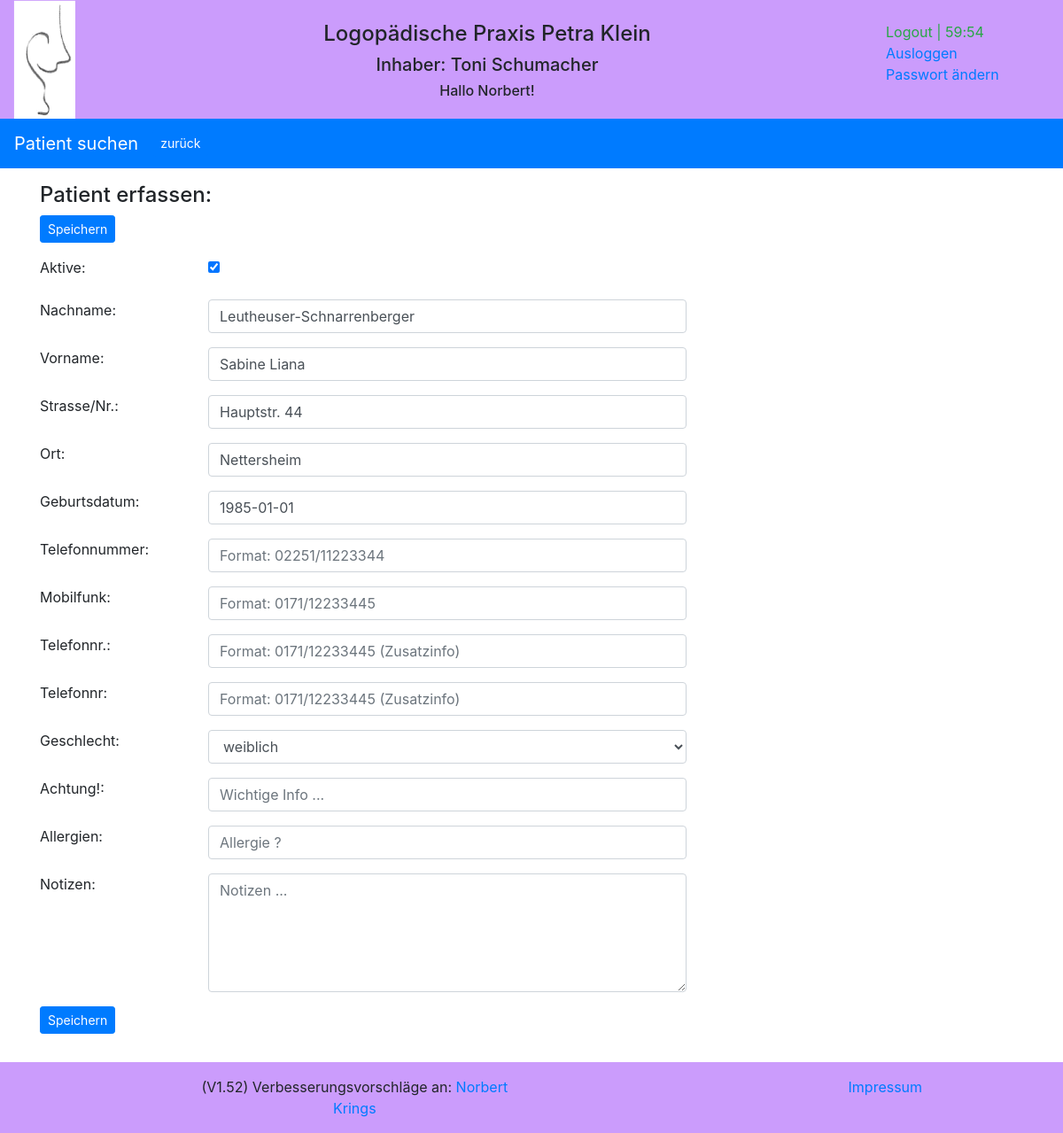
Before: /reports/edit/patient/2/ (signed in) with the older database file.
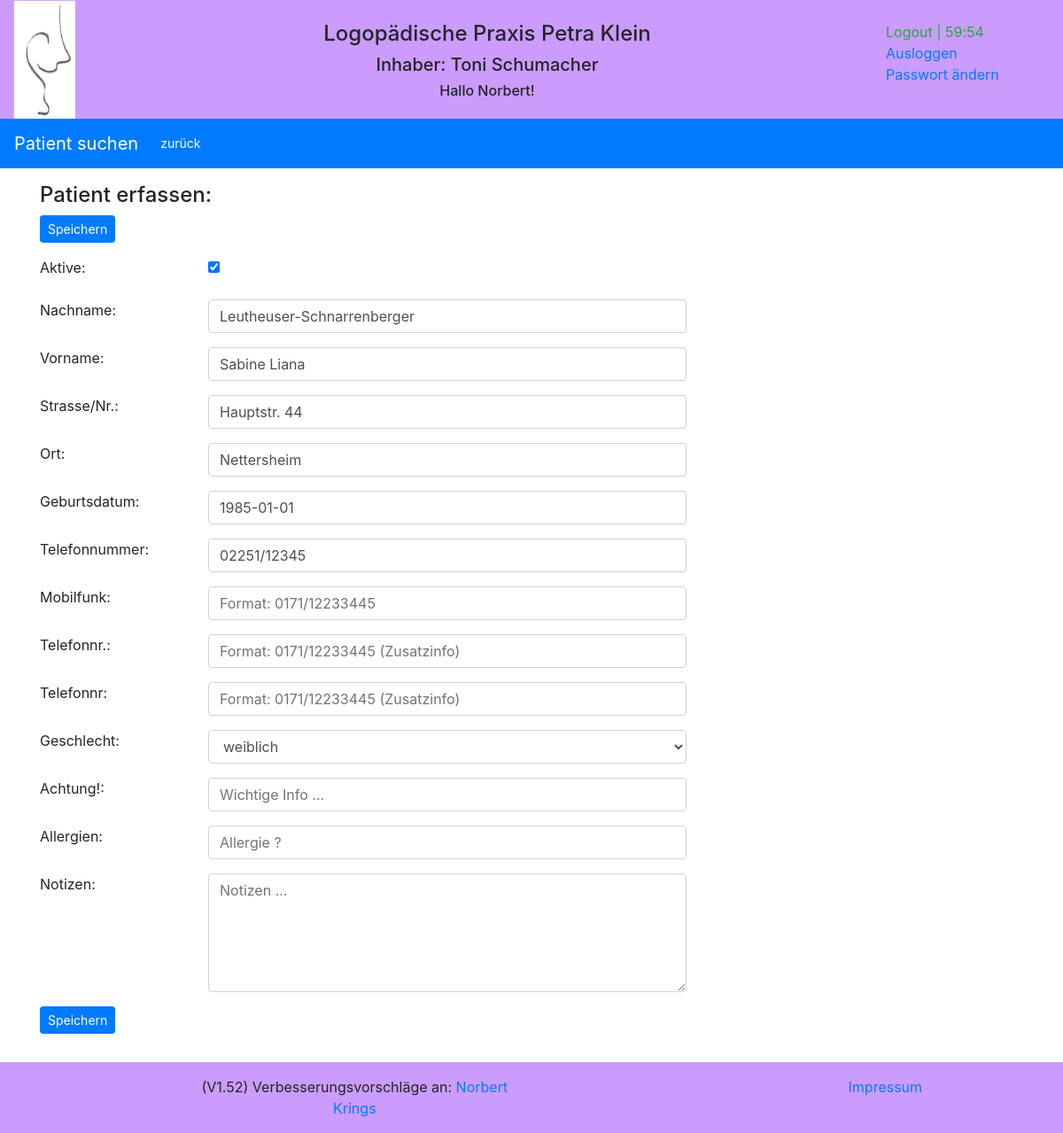
After: the same page with the newer database file.
### reports/models.py (models this page shows, shortened)
class Patient(models.Model):
    GENDER = (
        ('1', 'weiblich'),
        ('2', 'männlich'),
    )
    pa_first_name = models.CharField(max_length=50)
    pa_last_name = models.CharField(max_length=50)
    pa_street = models.CharField(max_length=100)
    pa_zip_code = models.CharField(max_length=10, default='')
    pa_city = models.CharField(max_length=255)
    pa_phone = models.CharField(max_length=100, blank=True, default='', null=True)
    pa_cell_phone = models.CharField(max_length=100, blank=True, default='', null=True)
    pa_cell_phone_add1 = models.CharField(max_length=100, blank=True, default='', null=True)
    pa_cell_phone_add2 = models.CharField(max_length=100, blank=True, default='', null=True)
    pa_date_of_birth = models.DateField(default='1900-01-01')
    pa_gender = models.CharField(max_length=1, choices=GENDER, default='1')
    pa_attention = models.CharField(max_length=100, blank=True, default='')
    pa_allergy = models.CharField(max_length=100, blank=True, default='')
    pa_note = models.CharField(max_length=255, blank=True, default='')
    pa_active_no_yes = models.BooleanField(default=True, null=True)
    class Meta:
        constraints = [
            models.UniqueConstraint(fields=['pa_first_name', 'pa_last_name', 'pa_date_of_birth'], name='unique pa_name'),
        ]

### reports/views.py (the view)
# urls.py: path('edit/patient/<id>/', views.edit_patient, name='edit_patient'),
def edit_patient(request, id=None):
    request.session.set_expiry(settings.SESSION_EXPIRE_SECONDS)
    item = get_object_or_404(Patient, id=id)
    form = PatientForm(request.POST or None, instance=item)
    if form.is_valid():
        form.save()
        logger.info('{:>2}'.format(request.user.id) + ' edit_patient: Patient mit der ID:' + str(item.id) + ' geändert')
        return redirect('/reports/patient/' + str(item.id) + '/')
    logger.debug('edit_patient: Patient mit der ID: ' + str(id) + ' zwecks Änderung aufgerufen')
    form.id = item.id
    return render(request, 'reports/patient_form.html', {'form': form})

### reports/templates/reports/patient_form.html (shortened to what the changed rows need)
{% extends "base.html" %}
{% block extrahead %}
    {% load static %}
{% endblock %}
{% block content %}
<content>
    <form method="POST" enctype="multipart/form-data" action="">
    <div class="container">
        <div class="form-group row">
            <div class="col-sm-6">
                {{ form.pa_active_no_yes }}
            </div>
        </div>
        <div class="form-group row">
            <div class="col-sm-6">
                {{ form.pa_last_name }}
            </div>
        </div>
        <div class="form-group row">
            <div class="col-sm-6">
                {{ form.pa_first_name }}
            </div>
        </div>
        <div class="form-group row">
            <div class="col-sm-6">
                {{ form.pa_street }}
            </div>
        </div>
        <div class="form-group row">
            <div class="col-sm-6">
                {{ form.pa_city }}
            </div>
        </div>
        <div class="form-group row">
            <div class="col-sm-6">
                {{ form.pa_date_of_birth }}
            </div>
        </div>
        <div class="form-group row">
            <div class="col-sm-6">
                {{ form.pa_phone }}
            </div>
        </div>
        <div class="form-group row">
            <div class="col-sm-6">
                {{ form.pa_cell_phone }}
            </div>
        </div>
        <div class="form-group row">
            <div class="col-sm-6">
                {{ form.pa_cell_phone_add1 }}
            </div>
        </div>
        <div class="form-group row">
            <div class="col-sm-6">
                {{ form.pa_cell_phone_add2 }}
            </div>
        </div>
        <div class="form-group row">
            <div class="col-sm-6">
                {{ form.pa_gender }}
            </div>
        </div>
        <div class="form-group row">
            <div class="col-sm-6">
                {{ form.pa_attention }}
            </div>
        </div>
        <div class="form-group row">
            <div class="col-sm-6">
                {{ form.pa_allergy }}
            </div>
        </div>
        <div class="form-group row">
            <div class="col-sm-6">
                {{ form.pa_note }}
            </div>
        </div>
    </div>
    </form>
</content>
{% endblock %}

Changed rows visible on the page:
changed Patient "Leutheuser-Schnarrenberger": pa_phone (not shown) → "02251/12345"
